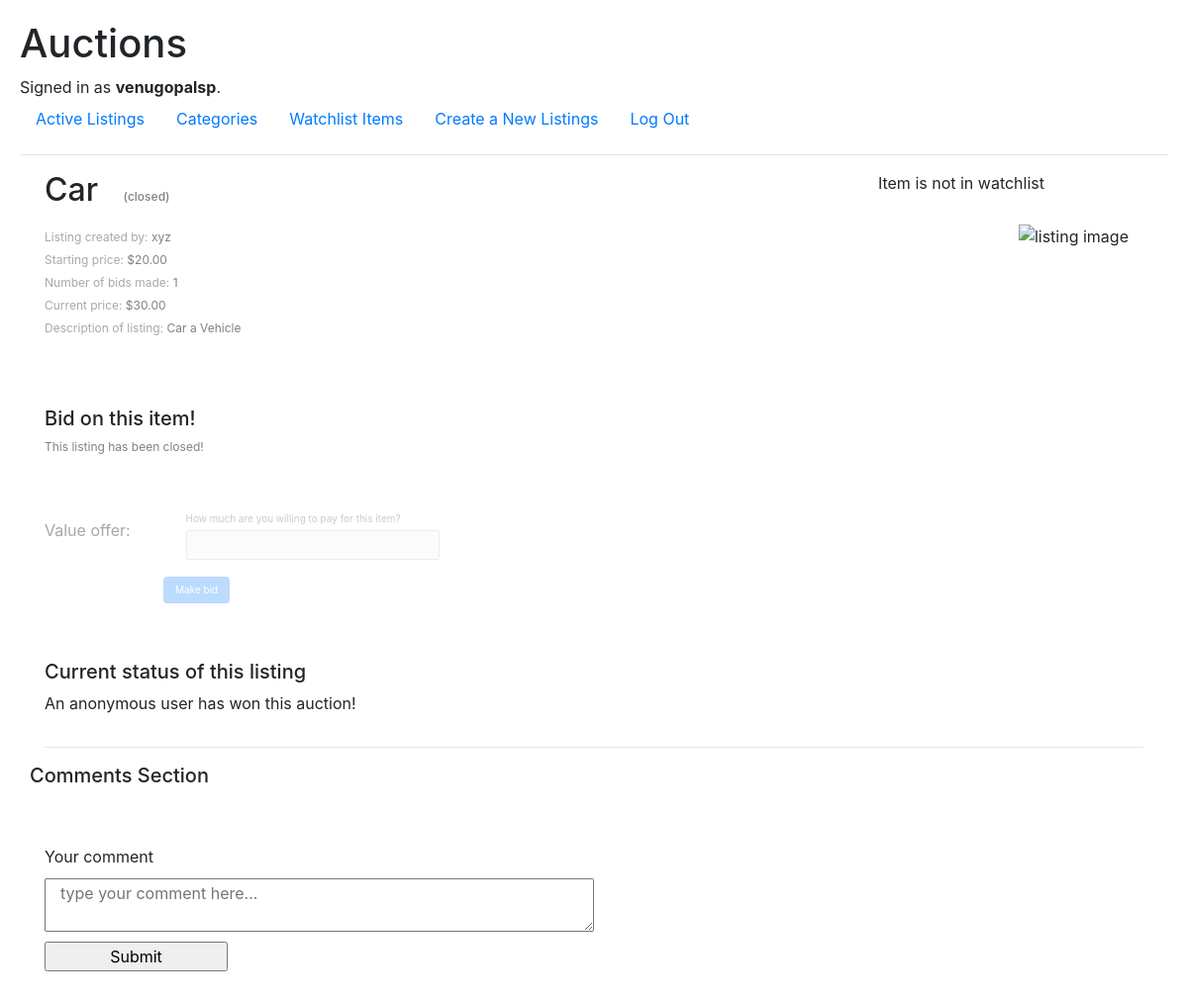
The app's page /listing-page/11 (signed in) with its own data.
### auctions/models.py (models this page shows, shortened)
class User(AbstractUser):
    pass

class Listings(models.Model):
    owner = models.ForeignKey(
        User, on_delete=models.CASCADE, related_name="owned_listings")
    title = models.CharField(
        max_length=64, help_text="The title to be displayed for the listing")
    description = models.CharField(max_length=2048, help_text="A longer description that lets users know more about "
                                                              "what you're selling!")
    starting_bid = models.DecimalField(max_digits=8, decimal_places=2, help_text="What is the starting price you want "
                                                                                 "to sell your product for? All "
                                                                                 "prices are in USD!")
    image_url = models.CharField(max_length=2048, blank=True, help_text="This is not required, but if you want to "
                                                                        "include an image for your product, "
                                                                        "please include an online url for it here!")
    category = models.CharField(max_length=64, blank=True, help_text="Again, not required, but this could help your "
                                                                     "product gain the spotlight it deserves! "
                                                                     "Examples of categories include Fashion, Toys, "
                                                                     "Electronics, Home, etc.")
    watchlist_users = models.ManyToManyField(
        User, blank=True, related_name="watchlist_items")
    closed = models.BooleanField(default=False)
    def current_price(self):
        return max([bid.value_offer for bid in self.bids.all()]+[self.starting_bid])
    def no_of_bids(self):
        return len(self.bids.all())
    def current_winning_bidder(self):
        return self.bids.get(value_offer=self.current_price()).user if self.no_of_bids() > 0 else None

class Bids(models.Model):
    listing = models.ForeignKey(
        Listings, on_delete=models.CASCADE, related_name="bids")
    value_offer = models.DecimalField(max_digits=8, decimal_places=2, help_text="How much are you willing to pay for "
                                                                                "this item?")
    user = models.ForeignKey(
        User, on_delete=models.CASCADE, related_name="bids_made")

### auctions/views.py (the view)
def listing_page(request, listing_id, bid_form=None):
    listing = Listings.objects.get(pk=listing_id)
    print(listing.closed)
    if request.user.is_authenticated:
        is_watch_list = request.user.watchlist_items.filter(
            pk=listing_id).exists()
        if not bid_form:
            bid_form = BidForm()
        is_mine = listing.owner == request.user
    else:
        is_watch_list = None
        bid_form = None
        is_mine = None
    return render(request, "auctions/listing.html", {
        'listing': listing,
        'is_watchlist': is_watch_list,
        'form': bid_form,
        'is_mine': is_mine
    })

### auctions/forms.py
class BidForm(ModelForm):
    class Meta:
        model = Bids
        fields = ['value_offer']

### auctions/templates/auctions/listing.html (shortened to what this page needs)
{% extends "auctions/layout.html" %}
{% block body %}
<div class="listing-page-body container">
    <div class="row">
        <div class="col-6 listing-page-left-half">
            <div class="listing-page-quick-info">
                <h2>{{ listing.title }} {% if listing.closed %} &nbsp;
                    <span class="listing-closed-info">(closed)</span> {% endif %}
                </h2>
                <p>Listing created by: <span class="listing-info-value">{{ listing.owner }}
                        {% if is_mine %} (you!) {% endif %}</span></p>
                <p>Starting price: <span class="listing-info-value">${{ listing.starting_bid }}</span></p>
                <p>Number of bids made: <span class="listing-info-value">{{ listing.no_of_bids }}</span></p>
                <p>Current price: <span class="listing-info-value">${{ listing.current_price }}</span></p>
                <p>Description of listing: <span class="listing-info-value">{{ listing.description }}</span></p>
            </div>
            <div class="listing-page-bid-section">
                <h5>Bid on this item!</h5>
                {% if user.is_authenticated %}
                {% if listing.closed %}
                <p class="listing-closed-info">This listing has been closed!</p>
                {% endif %}
                <fieldset {% if listing.closed %} disabled class="disabled" {% endif %}>
                    <form method="post" action="{% url 'create bid' listing.pk %}">
                        {% for field in form %}
                        <div class="form-group row">
                            <label class="col-3 col-form-label" for="{{ field.id_for_label }}">{{ field.label }}:
                            </label>
                            <div class="col-9">
                                {% if field.help_text %}
                                <p class="help">{{ field.help_text }}</p>
                                {% endif %}
                                {{ field }}
                            </div>
                        </div>
                        {% endfor %}
                        <button type="submit" class="btn btn-primary">Make bid</button>
                    </form>
                </fieldset>
                {% else %}
                {% if listing.closed %}
                <p>This item listing has been closed!</p>
                {% else %}
                <p>Please sign in to bid on this item!</p>
                {% endif %}
                {% endif %}
            </div>
        </div>
        <div class="col-6 listing-page-right-half">
            <div class="container">
                <div class="row watchlist-section no-gutters align-items-center">
                    {% if user.is_authenticated %}
                    <div class="col-10">
                        <p>{% if is_watchlist %}
                            Item is in watchlist
                            {% else %}
                            Item is not in watchlist
                            {% endif %}
                        </p>
                    </div>
                    <div class="col-2">
                        <form action="{% url 'watchlist action' listing.pk %}" method="POST">
                        </form>
                    </div>
                    {% else %}
                    <p> Log in to add item to your watchlist!</p>
                    {% endif %}
                </div>
                <div class="row listing-image-listing">
                    <div class="col">
                        <img class="float-right" src="{% if listing.image_url %} {{ listing.image_url }} {% else %}
                    https://sjkelectrical.com.my/img/default-image.jpg {% endif %}" alt="listing  image">
                    </div>
                </div>
            </div>
        </div>
    </div>
    <div class="row listing-page-end-result">
        <div class="col-12">
            <h5>Current status of this listing</h5>
            {% if listing.closed %}
            {% if is_mine %}
            {% if listing.current_winning_bidder %}
            <p> Your listing was sold to {{ listing.current_winning_bidder }} </p>
            {% else %}
            <p> Your listing was not sold to anyone.</p>
            {% endif %}
            {% else %}
            {% if listing.current_winning_bidder == user %}
            <p> You have won this auction!</p>
            {% elif listing.current_winning_bidder is None %}
            <p> Nobody bid on this listing and it has been closed. </p>
            {% else %}
            <p> An anonymous user has won this auction!</p>
            {% endif %}
            {% endif %}
            {% else %}
            <p> This listing is still accepting bids!</p>
            {% endif %}
        </div>
    </div>
    <hr />
    <div class="row listing-comments-section">
        <h5>Comments Section</h5>
        <div class="container">
            {% if user.is_authenticated %}
            <div class="row type-your-comment">
                <div class="col">
                    <form action="{% url 'leave comment' listing.pk %}" method="post" id="comment-form">
                        <div class="form-group row">
                            <label for="comment" class="col-12 col-form-label"> Your comment</label>
                        </div>
                        <div class="form-group row">
                            <textarea id="comment" name="comment" placeholder="type your comment here..."
                                class="col-6"></textarea>
                        </div>
                        <div class="form-group row">
                            <input type="submit" value="Submit" class="col-2">
                        </div>
                    </form>
                </div>
            </div>
            {% else %}
            <p>Sign in to submit your own comments!</p>
            {% endif %}
        </div>
    </div>
</div>
{% endblock %}

### auctions/templates/auctions/layout.html (shortened to what this page needs)
{% load static %}
<!DOCTYPE html>
<html lang="en">
<head>
    <link rel="stylesheet" href="https://stackpath.bootstrapcdn.com/bootstrap/4.4.1/css/bootstrap.min.css"
>
    <link href="{% static 'auctions/styles.css' %}" rel="stylesheet">
</head>
<body>
    <h1>Auctions</h1>
    <div>
        {% if user.is_authenticated %}
        Signed in as <strong>{{ user.username }}</strong>.
        {% else %}
        Not signed in.
        {% endif %}
    </div>
    <ul class="nav">
        <li class="nav-item">
            <a class="nav-link" href="{% url 'index' %}">Active Listings</a>
        </li>
        <li class="nav-item">
            <a class="nav-link" href="{% url 'category listing' %}">Categories</a>
        </li>
        {% if user.is_authenticated %}
        <li class="nav-item">
            <a class="nav-link" href="{% url 'watchlist page' %}">Watchlist Items</a>
        </li>
        <li class="nav-item">
            <a class="nav-link" href="{% url 'create listing' %}">Create a New Listings</a>
        </li>
        <li class="nav-item">
            <a class="nav-link" href="{% url 'logout' %}">Log Out</a>
        </li>
        {% endif %}
    </ul>
    <hr>
    {% block body %}
    {% endblock %}
</body>
</html>

### auctions/static/auctions/styles.css (style rules this page uses)
body { padding: 20px; }
p.help { font-size: 10px; color: gray; margin: 0 0 4px; }
.form-group { margin-top: 40px; }
.listing-page-quick-info p { margin-bottom: 5px; font-size: 12px; color: darkgray; }
.listing-page-quick-info .listing-info-value { color: gray; }
.listing-page-quick-info h2 { margin-bottom: 20px; }
.listing-image-listing { @extends %listing-image-properties; height: 400px; margin-top: 30px; }
.watchlist-section p { text-align: right; margin: 0; }
.listing-page-bid-section { margin-top: 70px; }
.listing-page-bid-section button { font-size: 10px; background: gray; border: rebeccapurple; margin-left: 120px; }
.listing-page-end-result { margin-top: 40px; }
fieldset.disabled { background: white; opacity: 0.4; }
.listing-closed-info { font-size: 12px; color: gray; }
#comment-form .form-group { padding: 0; margin: 0 0 10px; }
#comment-form label { padding: 0; margin: 0; }
.type-your-comment { margin-top: 50px; }

### records on screen
User: username "venugopalsp"
Listings: title "Car", owner "xyz", starting_bid "20.00", no_of_bids "1", current_price "30.00", description "Car a Vehicle"

### other values on screen
{{ field.label }} "Value offer"
{{ field.help_text }} "How much are you willing to pay for this item?"
